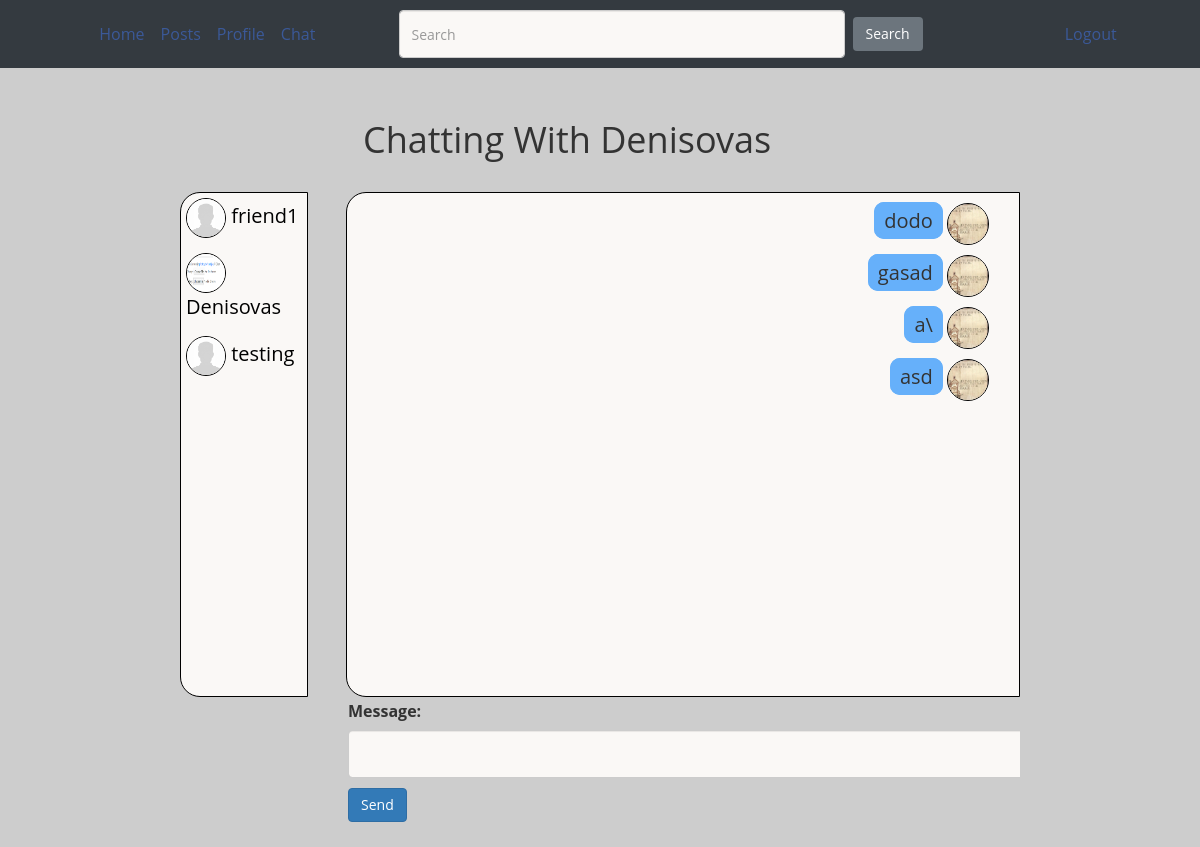
Page /chat/Denisovas/ (signed in) on the earlier database version.
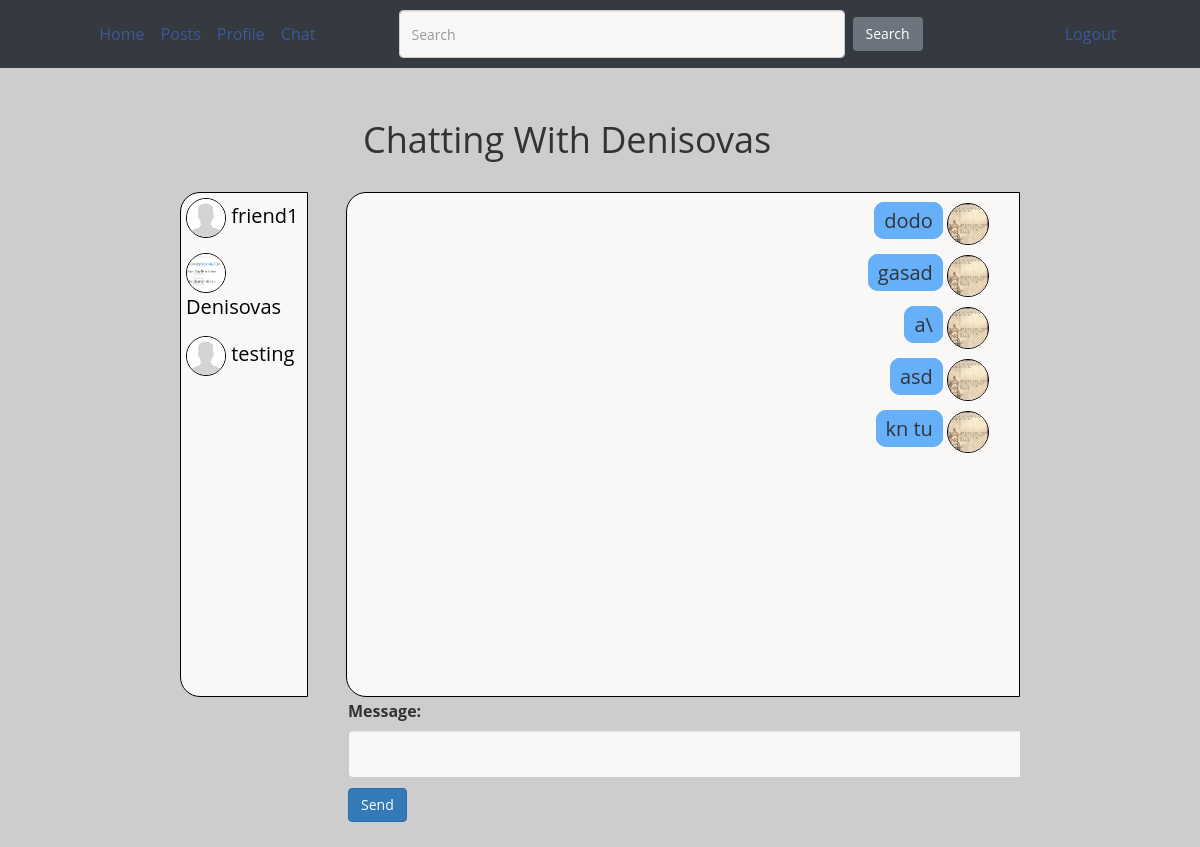
Same page on the later database version.
### chat/models.py (models this page shows, shortened)
class Thread(models.Model):
    first = models.ForeignKey(settings.AUTH_USER_MODEL, on_delete=models.CASCADE, related_name='chat_thread_first')
    second = models.ForeignKey(settings.AUTH_USER_MODEL, on_delete=models.CASCADE, related_name='chat_thread_second')
    updated = models.DateTimeField(auto_now=True)
    timestamp = models.DateTimeField(auto_now_add=True)
    objects      = ThreadManager()

class ChatMessage(models.Model):
    thread = models.ForeignKey(Thread, null=True, blank=True, on_delete=models.SET_NULL)
    user = models.ForeignKey(settings.AUTH_USER_MODEL, verbose_name='sender', on_delete=models.CASCADE)
    message = models.TextField()
    timestamp = models.DateTimeField(auto_now_add=True)

### profiles/models.py (models this page shows, shortened)
class UserProfile(models.Model):
    user = models.OneToOneField(User, on_delete=models.CASCADE)
    age = models.IntegerField(blank=True, null=True)
    gender = models.CharField(max_length=25, null=True, blank=True, default="")
    icon = models.ImageField(upload_to=upload_path, blank=True, null=True, default='photos/default.jpg')
    gallery = models.ImageField(upload_to=upload_path, blank=True, null=True)
    friends = models.ManyToManyField("UserProfile", blank=True)

### chat/views.py (the view, shortened to what this page needs)
# urls.py: re_path(r"^(?P<username>[\w.@+-]+)/$", ThreadView.as_view(), name='thread'),
class ThreadView(LoginRequiredMixin, FormMixin, DetailView):
    template_name = 'chat/thread.html'
    form_class = ComposeForm
    success_url = './'
    def get_object(self):
        other_username  = self.kwargs.get("username")
        obj, created    = Thread.objects.get_or_new(self.request.user, other_username)
        if obj == None:
            raise Http404
        return obj
    def get_context_data(self, **kwargs):
        context = super().get_context_data(**kwargs)
        context['form'] = self.get_form()
        return context

### chat/forms.py
class ComposeForm(forms.Form):
    message = forms.CharField(
            widget=forms.TextInput(
                attrs={"class": "form-control"}
                )
            )

### chat/models.py (called while the page is built, shortened)
    def get_or_new(self, user, other_username): # get_or_create
        username = user.username
        if username == other_username:
            return None
        qlookup1 = Q(first__username=username) & Q(second__username=other_username)
        qlookup2 = Q(first__username=other_username) & Q(second__username=username)
        qs = self.get_queryset().filter(qlookup1 | qlookup2).distinct()
        if qs.count() == 1:
            return qs.first(), False
        elif qs.count() > 1:
            return qs.order_by('timestamp').first(), False

### chat/templates/chat/thread.html (shortened to what this page needs)
{% extends 'main/base.html' %}
{% block content %}
<div class='container' style='max-width: 70%; padding-bottom: 25px' >
    <div class='my-3 py-3' style="width:80%; float: right">
        <div class='col'>
            <h1 class='p-0 m-0'>Chatting With {% if user != object.first %}{{ object.first }}{% else %}{{ object.second }}{% endif %}</h1>
        </div>
    </div>
		<div id="dialog-window" style="width:80%; float: right; ">
  			<div id="scrollable-content" style="max-width: 100%;">
    			<ul id='chat-items'>
     				{% for chat in object.chatmessage_set.all %}
     					{% if chat.user == user %}
							<p id="align-right">
								<span id='myuser-message' style="max-width: 100%">{{ chat.message }}</span>
								<img id='image-pic' src='{{ chat.user.userprofile.icon.url }}'>
							</p>
   	 					{% else %}
   	 						<p id="align-left">
        					<img id='image-pic' src='{{ chat.user.userprofile.icon.url }}'>
        					<span id='chatting-with-message' style="max-width: 100%">{{ chat.message }}</span>
        					</p>
						{% endif %}
					{% endfor %}
				</ul>
			</div>
		</div>
		<div id="dialog-window" style="width:15%; float: left;">
  			<div id="scrollable-content" style="overflow: auto; overflow-x: hidden;">
  				{% include "chat/friendslist.html" with friend_list=user.userprofile.friends.all %}
  			</div>
  		</div>
		<form id='form' method='POST' style="width:80%; float: right;"> {% csrf_token %}
				{{form.as_p }}
			<input type='submit' class='btn btn-primary' value='Send'/>
		</form>
	</div>
{% endblock %}

### main/templates/main/base.html (shortened to what this page needs)
<!DOCTYPE html>
<html lang="en">
<head>
    <link rel="stylesheet" href="https://maxcdn.bootstrapcdn.com/bootstrap/4.4.1/css/bootstrap.min.css">
    <link href="//netdna.bootstrapcdn.com/bootstrap/3.0.3/css/bootstrap.min.css" rel="stylesheet" id="bootstrap-css">
    <link rel="stylesheet" href="//cdnjs.cloudflare.com/ajax/libs/fancybox/2.1.5/jquery.fancybox.min.css"
          media="screen">
</head>
<body style="padding-top: 0px">
<nav class="navbar navbar-expand-sm bg-dark switch" style="border-radius: 0px; height: 50px">
    <div class="container-fluid">
        <ul class="navbar navbar-nav navbar-left ">
            <li class="nav-item">
                {% if not user.is_anonymous %}
                    <a class="nav-link" href="{% url 'postfeed:home' %}">Home</a>
                {% endif %}
            </li>
            <li class="nav-item">
                {% if not user.is_anonymous %}
                    <a class="nav-link" href="{% url 'postfeed:posts' user.username %}">Posts</a>
                {% endif %}
            </li>
            <li class="nav-item">
                {% if not user.is_anonymous %}
                    <a class="nav-link" href="{% url 'profiles:profile' user.username %}">Profile</a>
                {% endif %}
            </li>
            <li class="nav-item">
                {% if not user.is_anonymous %}
                    <a class="nav-link" href="{% url 'chat:inbox' %}">Chat</a>
                {% endif %}
            </li>
                </ul>
            <div style="display: block; width: 600px;" >
                {% if not user.is_anonymous %}
                        <form method="get" action="{% url 'profiles:search' %}" class="form-inline">
                            <input name="q" value="{{ request.GET.q }}" placeholder="Search"
                                   class="form-control mr-sm-2" style="width: 70%;"/>
                            <button class="btn btn-shadow btn-secondary" type="submit">
                                Search
                            </button>
                        </form>
                {% endif %}
            </div>
        <ul class="nav navbar-nav navbar-right">
            <li class="nav-item">
                {% if not user.is_anonymous %}
                    <a class="nav-link " href="{% url 'accounts:logout' %}">Logout</a>
                {% endif %}
            </li>
        </ul>
    </div>
</nav>
{% block content %}
{% endblock %}
</body>
</html>

### chat/templates/chat/friendslist.html (shortened to what this page needs)
{% block content %}
    <div>
        {% for friend in friend_list %}
            <a href="{% url 'chat:thread' friend.user.username %}">
                <div>
                    <p id="friends"><img src="{{ friend.user.userprofile.icon.url }}"
                                         style="border-radius: 100%; height: 38px; width: 38px; border: 1px solid #000000;"> {{ friend.user.username }}</p>
                </div>
            </a>
        {% endfor %}
    </div>
{% endblock %}

### main/templates/main/base.html (style rules this page uses)
body { background-color: rgb(205, 205, 205) !important; }
.form-control { background-color: #faf8f6 !important; }
*,*::before,*::after { -webkit-box-sizing: content-box; -moz-box-sizing: content-box; box-sizing: content-box; }
html, body { font-family: 'Open Sans', sans-serif; font-size: 16px; font-weight: 400; line-height: 28px; margin: 0; padding: 0; }
a { color: #3B5998; text-decoration: none; }
.container { margin: 0 auto; overflow: hidden; padding: 0; position: relative; }
.container > .box > .box-buttons *,*::before,*::after { -webkit-box-sizing: border-box; -moz-box-sizing: border-box; box-sizing: border-box; }

### chat/templates/chat/thread.html (style rules this page uses)
#myuser-message { text-align: right; font-size: 20px; border: 5px solid rgb(102, 176, 250); border-radius: 10px; background-color: rgb(102, 176, 250); padding-right: 5px; padding-left: 5px; width: 80%; word-break: break-all; overflow: auto; }
#align-right { text-align: right; padding-right: 30px; }
#dialog-window { height: 503px; border: 1px black solid; background-color: #faf8f6 !important; border-top-left-radius: 20px; border-bottom-left-radius: 20px; }
#scrollable-content { height: 500px; overflow: auto; overflow-x: hidden; }
#image-pic { border-radius: 100%; width: 40px; height: 40px; border: 1px solid black; }

### chat/templates/chat/friendslist.html (style rules this page uses)
#friends { font-size: 20px; color: #000000; padding-left: 5px; padding-top: 5px }

Differences in the rows shown:
added ChatMessage: message "kn tu", user.userprofile.icon (picture)
